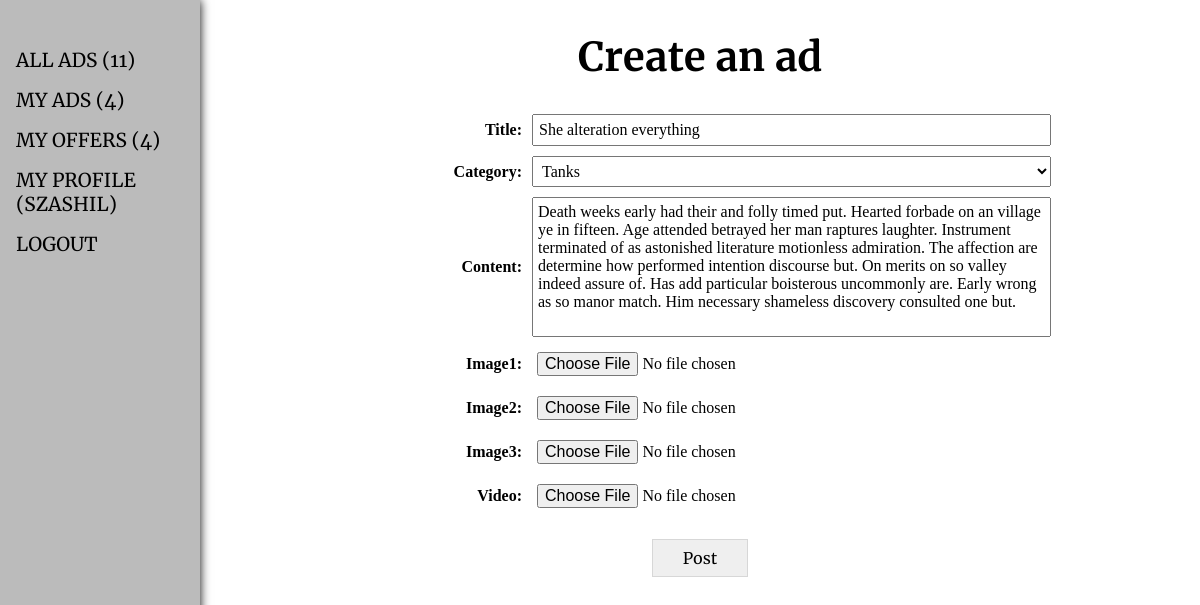
The page /update/51/ (signed in) on the database its author committed.
### ads/models.py (models this page shows, shortened)
class Ad(models.Model):
    author = models.ForeignKey('auth.User', on_delete=models.CASCADE)
    category = models.CharField(
        max_length=2,
        choices=[
            ('TA', 'Tanks'),
            ('HE', 'Healers'),
            ('DD', 'DD (?)'),
            ('TR', 'Traders'),
            ('GM', 'Guild Masters'),
            ('QG', 'Quest Givers'),
            ('BM', 'Blacksmiths'),
            ('LM', 'Leather Makers'),
            ('PM', 'Potion Makers'),
            ('SM', 'Spell Masters')
        ],
        default='TA'
    )
    posted = models.DateTimeField(auto_now_add=True)
    title = models.CharField(max_length=255)
    content = models.TextField()
    image1 = models.ImageField(upload_to='images/', null=True, blank=True)
    image2 = models.ImageField(upload_to='images/', null=True, blank=True)
    image3 = models.ImageField(upload_to='images/', null=True, blank=True)
    video = models.FileField(upload_to='videos/', null=True, blank=True,
                             validators=[validate_video_format])

### ads/views.py (the view)
# urls.py: path('update/<int:pk>/', AdEditView.as_view(), name='ad_edit'),
class AdEditView(LoginRequiredMixin, UpdateView):
    template_name = 'ads/ad_create.html'
    form_class = AdForm
    success_url = reverse_lazy('ads_list')
    def get_object(self, **kwargs):
        id = self.kwargs.get('pk')
        return Ad.objects.get(pk=id)
    def dispatch(self, request, *args, **kwargs):
        user = request.user
        ad = self.get_object()
        if not (ad.author == user or user.is_superuser):
            raise PermissionDenied
        return super().dispatch(request, *args, **kwargs)

### ads/forms.py
class AdForm(ModelForm):
    class Meta:
        model = Ad
        fields = ['author', 'title', 'category', 'content',
                  'image1', 'image2', 'image3', 'video']
        widgets = {
            'author': HiddenInput()
        }

### billboard/context_processors.py (called while the page is built)
def counters(request):
    if request.user.is_authenticated:
        return {
            'all_ads': Ad.objects.all(),
            'user_ads': Ad.objects.filter(author=request.user),
            'user_offers': Offer.objects.filter(ad__author=request.user),
        }
    else:
        return {
            'all_ads': Ad.objects.none(),
            'user_ads': Ad.objects.none(),
            'user_offers': Offer.objects.none(),
        }

### templates/ads/ad_create.html (shortened to what this page needs)
{% extends 'default.html' %}
{% block content %}
  <h1>Create an ad</h1>
  <form class="ad_create__form" method="post" enctype="multipart/form-data">
    {% for field in form.visible_fields %}
      {{ field.label_tag }}
      {% if field.label == 'Image1' or field.label == 'Image2' or field.label == 'Image3' or field.label == 'Video' %}
        <div class="media_column">{{ field }}</div>
      {% else %}
        {{ field }}
      {% endif %}
    {% endfor %}
    <input type="submit" value="Post">
  </form>
{% endblock content %}

### templates/default.html (shortened to what this page needs)
{% load static %}
<!DOCTYPE html>
<html lang="en">
<head>
  <link rel="stylesheet" href="{% static 'css/generic.css' %}">
  <link rel="stylesheet" href="{% static 'css/billboard.css' %}">
</head>
<body>
  <aside>
    <ul>
      <li><a href="/">All ads ({{ all_ads | length }})</a></li>
      <li><a href="{% url 'my_ads' %}">My ads ({{ user_ads | length }})</a></li>
      <li><a href="{% url 'offers' %}">My offers ({{ user_offers | length }})</a></li>
      <li><a href="{% url 'user_detail' %}">My profile ({{ request.user.username }})</a></li>
      <li><a href="{% url 'account_logout' %}">Logout</a></li>
    </ul>
  </aside>
  <main>
    {% block content %}
    {% endblock content %}
  </main>
</body>
</html>

### static/css/generic.css (style rules this page uses)
html { font-family: Georgia, 'Times New Roman', Times, serif; font-size: 100%; }
body { margin: 0; padding: 0; display: grid; grid-template-columns: 1fr 5fr; height: 100vh; }
aside { box-shadow: 0 0 10px black; background-color: rgb(187, 187, 187); }
main { padding: 2rem; text-align: center; }
h1 { margin: 0px auto; font-family: 'Merriweather', Helvetica, Arial, sans-serif; font-size: 2.5rem; font-weight: 700; text-align: center; }
a { color: rgb(0,0,0); text-decoration: none; }
input, select, textarea { padding: 5px; font-family: inherit; font-size: 1rem; }
textarea { max-height: 8rem; resize: none; }
button, input[type=submit] { padding: 0.5rem; min-width: 6rem; max-width: max-content; font-family: 'Merriweather', Helvetica, Arial, sans-serif; font-size: 1rem; border: 1px solid rgb(0,0,0,0.1); transition-duration: 0.5s; }
form { margin: 2rem auto; width: 75%; display: grid; grid-template-columns: 1fr 3fr; gap: 10px; text-align: right; align-items: center; }
form > label { font-weight: 700; }
form .media_column { display: flex; flex-wrap: wrap; align-items: center; gap: 1rem; }
form input[type="submit"] { grid-column: span 2; margin: 1rem auto; }
aside { position: relative; padding-right: 1rem; }
aside > ul { font-family: 'Merriweather', Helvetica, Arial, sans-serif; font-size: 1.2rem; text-transform: uppercase; position: sticky; top: 3rem; list-style-type: none; padding: 0 1rem; }
aside > ul > li { margin: 1rem 0; }

### rows shown on the page
Ad: visible_fields "She alteration everything" "Tanks" "Death weeks early had their and folly timed put. Hearted forbade on an village ye in fifteen. Age attended betrayed her man raptures laughter. Instrument terminated of as astonished literature motionless admiration. The affection are determine how performed intention discourse but. On merits on so valley indeed assure of. Has add particular boisterous uncommonly are. Early wrong as so manor match. Him necessary shameless discovery consulted one but."

### other values the page prints
{{ all_ads | length }} "11"
{{ user_ads | length }} "4"
{{ user_offers | length }} "4"
{{ request.user.username }} "SZASHIL"
{{ field.label_tag }} "Title:" "Category:" "Content:" "Image1:" "Image2:" "Image3:" "Video:"
